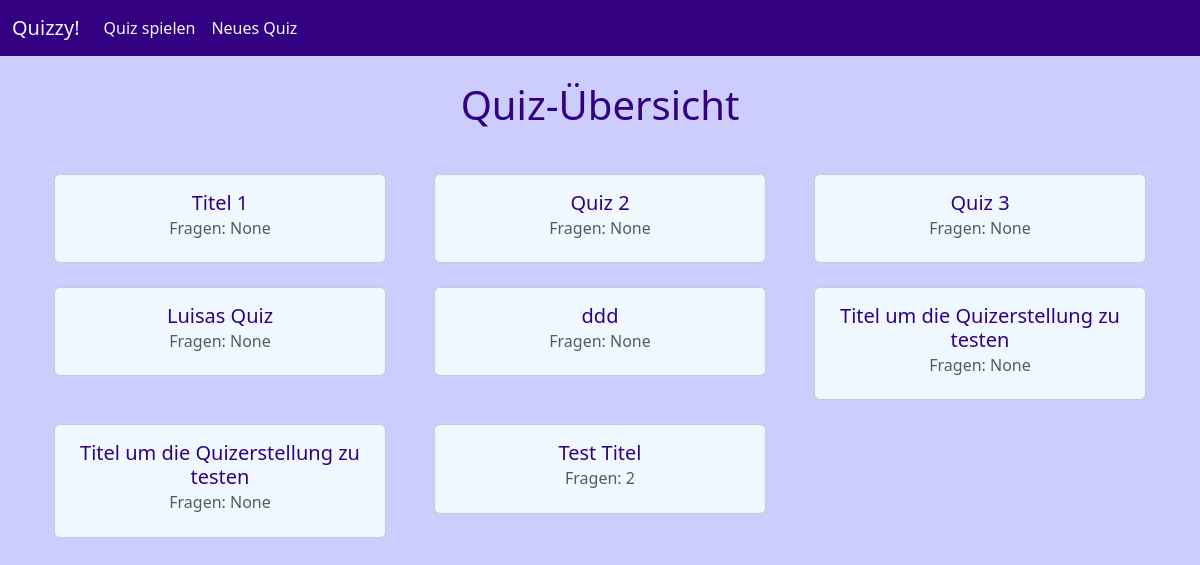
/quizoverview, run on the app's committed database.
### tables this page shows
CREATE TABLE quizzes (title TEXT NOT NULL, number_of_questions INTEGER);

### quizzy.py (the view)
@app.route("/quizoverview")
def quizoverview():
    with sqlite3.connect('quizzy.db') as con:
        con.row_factory = sqlite3.Row
        cur = con.cursor()
        cur.execute("SELECT rowid, * FROM quizzes")
        quizzes = cur.fetchall()
    return render_template("quizoverview.html", quizzes=quizzes)

### templates/quizoverview.html (shortened to what this page needs)
<!DOCTYPE html>
<html lang="en">
<head>
    <link href="https://cdn.jsdelivr.net/npm/bootstrap@5.3.3/dist/css/bootstrap.min.css" rel="stylesheet"
>
    <link rel="stylesheet" href="https://cdnjs.cloudflare.com/ajax/libs/font-awesome/6.6.0/css/all.min.css">
    <link rel="stylesheet" href="{{ url_for('static', filename='style.css') }}">
</head>
<body>
    <nav class="navbar navbar-expand-lg bg-body-tertiary">
        <div class="container-fluid">
            <a class="navbar-brand mb-0 h1" href="/" style="color: aliceblue;">Quizzy!</a>
            <div class="navbar-collapse collapse" id="navbar-index">
                <ul class="navbar-nav me-auto mb-2 mb-lg-0">
                    <li class="nav-item">
                        <a class="nav-link" aria-current="page" href="{{ url_for('quizoverview') }}"
                            style="color: aliceblue;">Quiz spielen</a>
                    </li>
                    <li class="nav-item">
                        <a class="nav-link" aria-current="page" href="{{ url_for('createquiz') }}"
                            style="color: aliceblue;">Neues Quiz</a>
                    </li>
                </ul>
            </div>
        </div>
    </nav>
    <h1>Quiz-Übersicht</h1>
    <div class="container">
        <div class="row justify-content-start">
            {% for quiz in quizzes %}
            <div class="col-4">
                <a class="card"  href="{{ url_for('quiz', quiz_id=quiz['rowid']) }}">
                    <div class="card-body">
                        <h5 class="card-title">{{ quiz['title'] }}</h5>
                        <h6 class="card-subtitle mb-2 text-body-secondary">Fragen: {{ quiz['number_of_questions'] }}</h6>
                    </div>
                </a>
            </div>
            {% endfor %}
        </div>
    </div>
</body>
</html>

### static/style.css (style rules this page uses)
body { text-align: center; background-color: #ccccfd; }
h1 { color: rgb(52, 0, 130); padding-top: 25px; padding-bottom: 25px; }
ul { list-style-type: none; }
.navbar-expand-lg { background-color: rgb(52, 0, 130) !important; }
a.card { text-decoration: none; color: rgb(52, 0, 130); background-color: aliceblue; margin: 12px; }

### data on the page
quizzes: title "Titel 1", number_of_questions "None"
quizzes: title "Quiz 2", number_of_questions "None"
quizzes: title "Quiz 3", number_of_questions "None"
quizzes: title "Luisas Quiz", number_of_questions "None"
quizzes: title "ddd", number_of_questions "None"
quizzes: title "Titel um die Quizerstellung zu testen", number_of_questions "None"
quizzes: title "Titel um die Quizerstellung zu testen", number_of_questions "None"
quizzes: title "Test Titel", number_of_questions "2"
